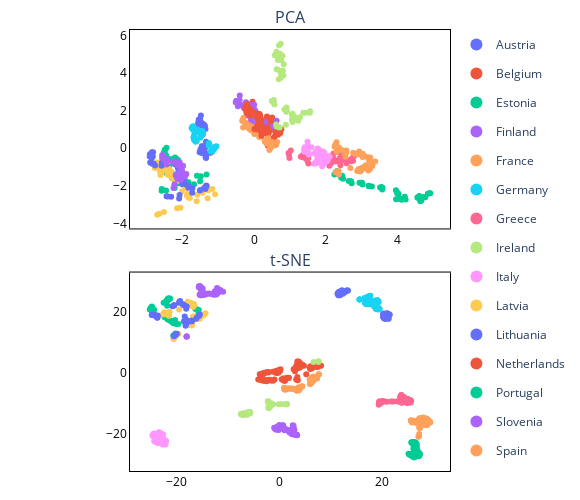

The notebook cell this image was saved under:
### Markdown cell above
Dim Reduction Plot

### Code cell
final_fig = sp.make_subplots(rows=2, cols=1,
    subplot_titles=['PCA', 't-SNE'],
    vertical_spacing = 0.1)
col_seq = px.colors.qualitative.Plotly

X = big_data.values
y = labels

'''
PCA
'''
pca = PCA(n_components=2, svd_solver='full')
X_pca = pca.fit_transform(X)

pca_fig = px.scatter(X_pca, x=X_pca[:,0], y=X_pca[:,1], color=y, color_discrete_sequence=col_seq)
pca_fig.update_xaxes(title='PCA 1', showline=True, linewidth=1, linecolor='black', mirror=True,color='black',showgrid=False, gridcolor='black', zeroline=False, zerolinecolor='#000000', zerolinewidth = 1)
pca_fig.update_yaxes(title='PCA 2', showline=True, linewidth=1, linecolor='black', mirror=True,color='black',showgrid=False, gridcolor='black', zeroline=False, zerolinecolor='#000000', zerolinewidth = 1)

if y[0] == labels[0]:
    if i != 0:
        for j in range(0, len(countries)):
            pca_fig['data'][j]['showlegend'] = False

fig_traces = []
for trace in range(len(pca_fig["data"])):
    fig_traces.append(pca_fig["data"][trace])

for traces in fig_traces:
    final_fig.append_trace(traces, row=1, col=1)

'''
t-SNE 1
'''
# tsne = TSNE(perplexity=30, n_components=2, learning_rate='auto', metric ='euclidean', random_state=0, n_jobs=-1)
# X_embedded1 = tsne.fit_transform(X)

tsne_fig1 = px.scatter(X_embedded1, x=X_embedded1[:,0], y=X_embedded1[:,1], color=y, color_discrete_sequence=col_seq)
tsne_fig1.update_xaxes(title='t-SNE 1', showline=True, linewidth=1, linecolor='black', mirror=True,color='black',showgrid=False, gridcolor='black', zeroline=False, zerolinecolor='#000000', zerolinewidth = 1)
tsne_fig1.update_yaxes(title='t-SNE 2', showline=True, linewidth=1, linecolor='black', mirror=True,color='black',showgrid=False, gridcolor='black', zeroline=False, zerolinecolor='#000000', zerolinewidth = 1)

# if y[0] == labels[0]:
#     if i != 0:
#         for j in range(0, len(countries)):
#             tsne_fig1['data'][j]['showlegend'] = False

fig_traces = []
for trace in range(len(tsne_fig1["data"])):
    fig_traces.append(tsne_fig1["data"][trace])

for traces in fig_traces:
    final_fig.append_trace(traces, row=2, col=1)


# '''
# t-SNE 2
# '''
# # tsne = TSNE(perplexity=30, n_components=2, learning_rate='auto', metric ='canberra', random_state=0, n_jobs=-1)
# # X_embedded2 = tsne.fit_transform(X)


# tsne_fig2 = px.scatter(X_embedded2, x=X_embedded2[:,0], y=X_embedded2[:,1], color=y, color_discrete_sequence=col_seq)

# if y[0] == labels[0]:
#     if i != 0:
#         for j in range(0, len(countries)):
#             tsne_fig2['data'][j]['showlegend'] = False

# fig_traces = []
# for trace in range(len(tsne_fig2["data"])):
#     fig_traces.append(tsne_fig2["data"][trace])

# for traces in fig_traces:
#     final_fig.append_trace(traces, row=3, col=1)


# final_fig.layout.annotations[0].update(font={'size': 14}, xanchor= 'middle', yanchor='middle', x=0.01, y=1.025)
# final_fig.layout.annotations[1].update(font={'size': 14}, xanchor= 'middle', yanchor='middle', x=0.01, y=0.48)
# final_fig.layout.annotations[2].update(font={'size': 14}, xanchor= 'left', yanchor='middle', x=0.01, y=0.295)
final_fig.update_traces(marker=dict(size=6))

final_fig.update_xaxes(showline=True, linewidth=1, linecolor='black', mirror=True,color='black',showgrid=False, gridcolor='black', zeroline=False, zerolinecolor='#000000', zerolinewidth = 1)
final_fig.update_yaxes(showline=True, linewidth=1, linecolor='black', mirror=True,color='black',showgrid=False, gridcolor='black', zeroline=False, zerolinecolor='#000000', zerolinewidth = 1)
final_fig.update_layout(height=500,width=580,
    margin=dict(l=130, r=10, t=30, b=10),
   )
final_fig.update_layout(legend= {'itemsizing': 'constant'})
final_fig.update_layout(
    paper_bgcolor='rgba(0,0,0,0)',
    plot_bgcolor='rgba(0,0,0,0)'
)
final_fig.show()
